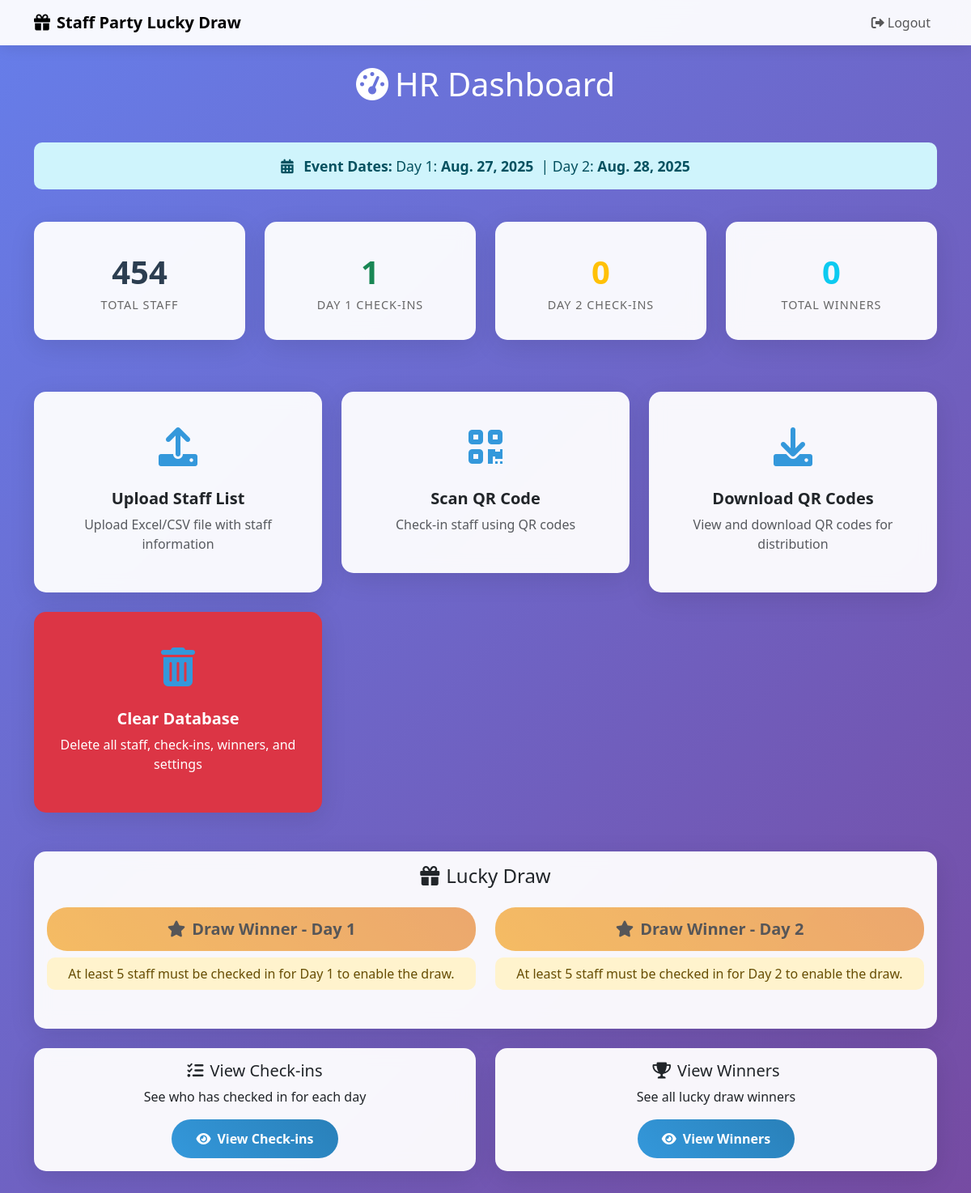
Page /dashboard/ (signed in) on the earlier database version.
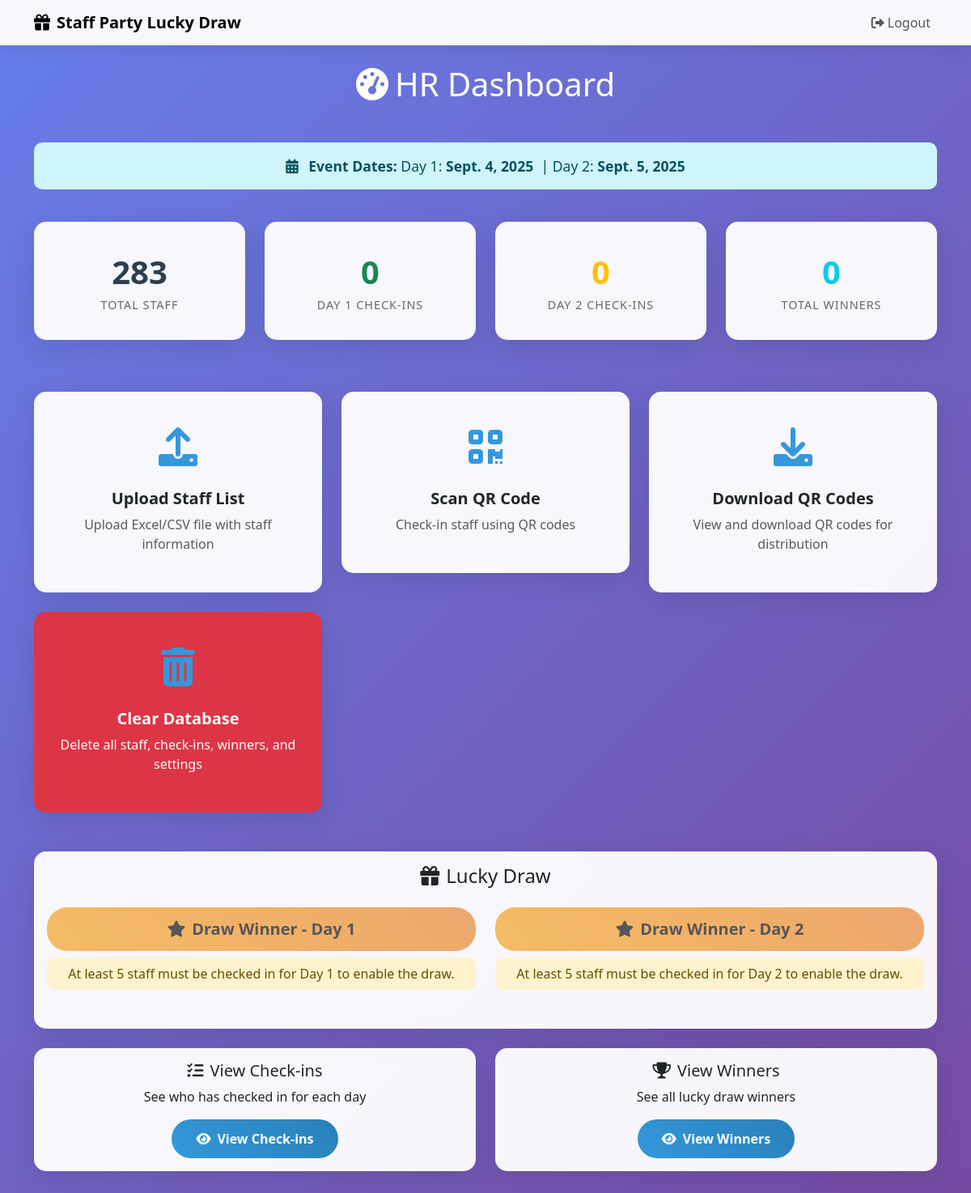
Same page on the later database version.
### lucky_draw/models.py (models this page shows, shortened)
class EventSettings(models.Model):
    day1_date = models.DateField(null=True, blank=True)
    day2_date = models.DateField(null=True, blank=True)
    updated_at = models.DateTimeField(auto_now=True)
    @classmethod
    def get_solo(cls):
        obj, created = cls.objects.get_or_create(pk=1)
        return obj

### lucky_draw/views.py (the view)
# urls.py: path('dashboard/', views.dashboard, name='dashboard'),
@login_required
def dashboard(request):
    settings = EventSettings.get_solo()
    if not settings.day1_date or not settings.day2_date:
        return redirect('set_event_dates')
    day1_checkins_count = CheckIn.objects.filter(day=1).count()
    day2_checkins_count = CheckIn.objects.filter(day=2).count()
    clear_db_env = os.getenv('CLEAR_DB_ENABLED', 'True').strip().lower()
    clear_db_enabled = clear_db_env in ['true', '1', 'yes', 'on']
    context = {
        'total_staff': Staff.objects.count(),
        'day1_checkins': day1_checkins_count,
        'day2_checkins': day2_checkins_count,
        'day1_winners': Winner.objects.filter(day=1).count(),
        'day2_winners': Winner.objects.filter(day=2).count(),
        'event_settings': settings,
        'can_draw_day1': day1_checkins_count >= 5,
        'can_draw_day2': day2_checkins_count >= 5,
        'draw_msg_day1': '' if day1_checkins_count >= 5 else 'At least 5 staff must be checked in for Day 1 to enable the draw.',
        'draw_msg_day2': '' if day2_checkins_count >= 5 else 'At least 5 staff must be checked in for Day 2 to enable the draw.',
        'clear_db_enabled': clear_db_enabled,
    }
    return render(request, 'lucky_draw/dashboard.html', context)

### lucky_draw/templates/lucky_draw/dashboard.html (shortened to what the changed rows need)
{% extends 'lucky_draw/base.html' %}
{% block content %}
<div class="container">
    <div class="row mb-4">
        <div class="col-12">
            <h1 class="text-center text-white mb-4">
                <i class="fas fa-tachometer-alt me-2"></i>HR Dashboard
            </h1>
        </div>
    </div>
    {% if event_settings.day1_date and event_settings.day2_date %}
    <div class="row mb-4">
        <div class="col-12">
            <div class="alert alert-info text-center" style="font-size:1.1rem;">
                <i class="fas fa-calendar-alt me-2"></i>
                <strong>Event Dates:</strong>
                Day 1: <span class="fw-bold">{{ event_settings.day1_date }}</span> &nbsp;|
                Day 2: <span class="fw-bold">{{ event_settings.day2_date }}</span>
            </div>
        </div>
    </div>
    {% endif %}
    <div class="row mb-5">
        <div class="col-md-3 mb-3">
            <div class="card stats-card">
                <div class="stats-number">{{ total_staff }}</div>
                <div class="stats-label">Total Staff</div>
            </div>
        </div>
        <div class="col-md-3 mb-3">
            <div class="card stats-card">
                <div class="stats-number text-success">{{ day1_checkins }}</div>
                <div class="stats-label">Day 1 Check-ins</div>
            </div>
        </div>
    </div>
</div>
{% endblock %}

Differences in the rows shown:
changed EventSettings: day1_date "Aug. 27, 2025" → "Sept. 4, 2025"; day2_date "Aug. 28, 2025" → "Sept. 5, 2025"
Other differences:
{{ total_staff }}: "454" → "283"
{{ day1_checkins }}: "1" → "0"
